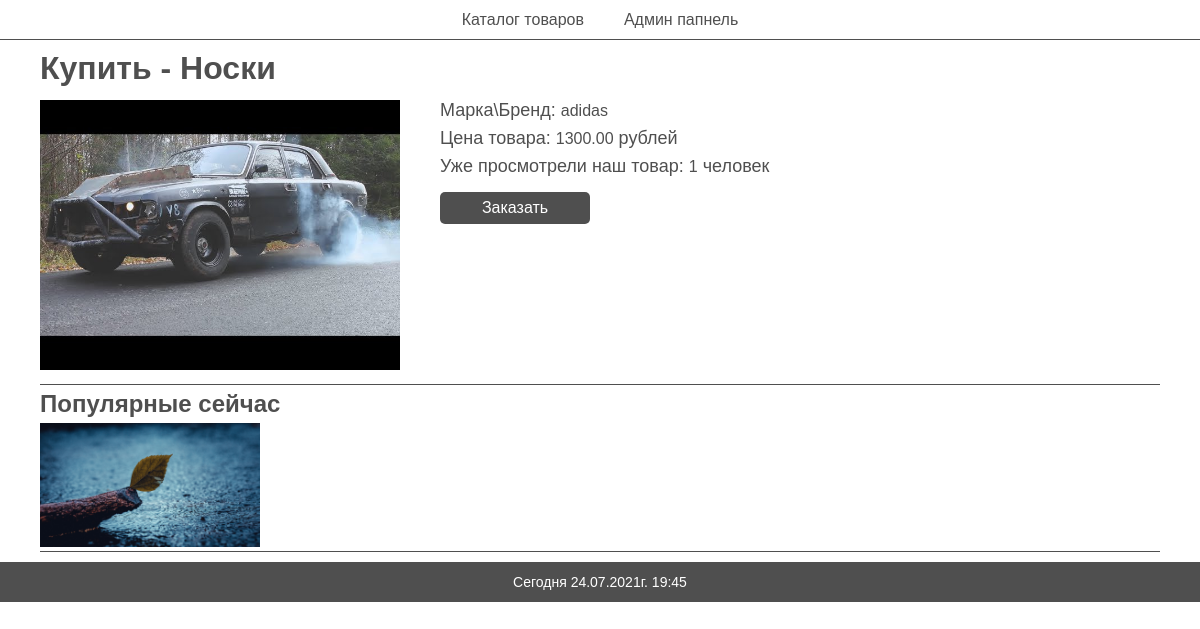
The app's page /product.php?id=1&nametovar=Носки with its own data.
### tables this page shows
CREATE TABLE `catalog` (
  `id` int(10) UNSIGNED NOT NULL,
  `name` varchar(128) NOT NULL,
  `branch_id` int(10) UNSIGNED DEFAULT NULL,
  `price` decimal(10,2) NOT NULL,
  `views` int(10) UNSIGNED NOT NULL DEFAULT 0
);

CREATE TABLE `galary` (
  `id` int(10) UNSIGNED NOT NULL,
  `image_name` varchar(128) NOT NULL,
  `type` varchar(128) NOT NULL,
  `url` varchar(128) NOT NULL,
  `id_product` int(10) UNSIGNED DEFAULT NULL
);

CREATE TABLE `branch` (
  `id` int(10) UNSIGNED NOT NULL,
  `branch_name` varchar(128) NOT NULL
);

### components/elements/content/product.php (the view, shortened to what this page needs)
<?php
$id_product = $_GET['id'];
if ($id_product != null && (int)$id_product != 0) {
    $product = "SELECT *
        FROM catalog
        INNER JOIN branch
        ON catalog.branch_id=branch.id
        INNER JOIN galary
        ON galary.id_product=catalog.id
        wHERE catalog.id = $id_product";
    $product_req = requestInDataBase($product);
    $product_row = mysqli_fetch_array($product_req);
    $view = $product_row['views'] + 1;
} else
    exit("<meta http-equiv='refresh' content='0; url= catalog.php'>");
?>
<div class="tovar">
    <h1 class="tovar__title">Купить - <span><?php echo $product_row['name']; ?></span></h1>
    <article class="tovar__description">
        <div class="tovar__image">
            <img src="<?php echo $product_row['url'] . $product_row['image_name'] . "." . $product_row['type']; ?>" alt="<?php echo $product_row['name']; ?>">
        </div>
        <div class="tovar__info">
            <div class="tovar__branch">Марка\Бренд: <span><?php echo $product_row['branch_name'] ?></span></div>
            <div class="tovar__price">Цена товара: <span><?php echo $product_row['price'] ?></span> рублей</div>
            <div class="tovar__views">Уже просмотрели наш товар: <span><?php echo $view ?></span> человек</div>
            <a href="#" onclick="alert('В данный момент, покупка запрещена!');" class="tovar--button">Заказать</a>
        </div>
    </article>
</div>
<div class="tovars__popular">
    <h2 class="tovars__popular__title">Популярные сейчас</h2>
    <div class="popular__list">
    <?php
    $popular = "SELECT *
        FROM catalog
        INNER JOIN galary
        ON galary.id_product=catalog.id
        wHERE catalog.views > 0 LIMIT 3";
    $popular_req = requestInDataBase($popular);
    while($popular_row = mysqli_fetch_array($popular_req))
    {
        echo "<a href='product.php?id=" . $popular_row['id'] . "&nametovar=" . $popular_row['name'] . "' class='popular__list_item'>
        <img src='" . $popular_row['url'] . $popular_row['image_name'] . "." . $popular_row['type'] . "' alr='Популярная картинка (Просмотров: " . $popular_row['name'] . ")'>
        </a>";
    }
     ?>
    </div>
</div>

### assets/css/nullstyle.css (style rules this page uses)
*, *::before, *::after { margin: 0; padding: 0; box-sizing: border-box; outline: none; font-family: Arial, sans-serif; color: #4f4f4f; }
* > img { width: 100%; height: auto; max-height: 100%; }
a { text-decoration: none; }

### assets/css/main.css (style rules this page uses)
.product--button, .tovar--button { display: block; width: 150px; height: 32px; padding: 7px 12px; background-color: #4f4f4f; color: #fff; border-radius: 5px; text-align: center; }
h1.tovar__title { padding-bottom: 13px; }
.tovar__description { display: flex; flex-wrap: wrap; gap: 40px; }
.tovar__image { width: 360px; }
.tovar__info>div { padding-bottom: 7px; }
.tovar__branch, .tovar__price, .tovar__views { font-size: 18px; }
.tovar__info span { font-size: 16px; }
.tovar--button { margin-top: 8px; }
.tovars__popular { margin-top: 10px; border-top: solid 1px #4f4f4f; border-bottom: solid 1px #4f4f4f; }
.tovars__popular__title { padding: 5px 0; }
.popular__list { display: flex; justify-content: left; align-items: center; flex-wrap: wrap; gap: 10px; }
.popular__list_item { width: 220px; }

### records on screen
catalog: name "Носки", galary.url+image_name (placeholder picture), branch.branch_name "adidas", price "1300.00", views "1"
catalog: galary.url+image_name (picture)

### other values on screen
date('d.m.Y' . "г." . ' H:i') "24.07.2021г. 19:45"
